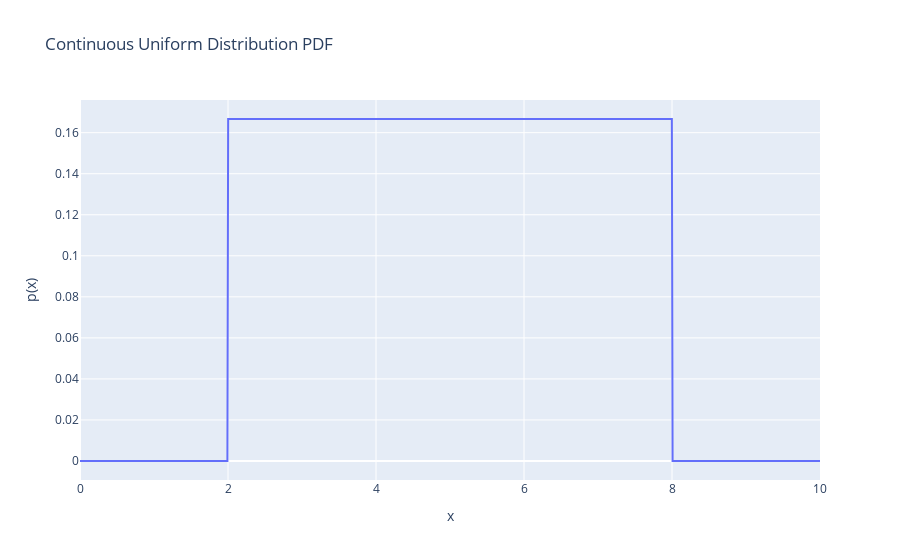

Notebook source saved alongside this figure:
### Markdown cell above
## Continue Random Variabelen

Voor continue random variabelen gebruiken we een **Probability Density Function (PDF)** in plaats van een PMF. De PDF geeft geen directe kans, maar een kansdichtheid. We moeten integreren om de eigenlijke kans te berekenen.

### Uniforme verdeling

Een continue uniforme verdeling op interval $[a, b]$ heeft PDF:

$$
u(x; a, b) = \begin{cases}
\frac{1}{b-a} & \text{als } x \in [a,b] \\
0 & \text{anders}
\end{cases}
$$

## ✍️
Implementeer en visualiseer een uniforme verdeling op interval $[2, 8]$.

### Code cell
# Define uniform distribution parameters
a, b = 2, 8

# Create x values for plotting
x = np.linspace(0, 10, 1000)
pdf = np.where((x >= a) & (x <= b), 1 / (b - a), 0)

# Plot the PDF
df = pd.DataFrame({"x": x, "p(x)": pdf})
fig = px.line(df, x="x", y="p(x)", title="Continuous Uniform Distribution PDF")
fig.show()

print(f"PDF height in [{a},{b}]: {1 / (b - a):.4f}")
print(f"Total probability (integral over domain): {(b - a) * (1 / (b - a)):.1f}")

### Figure 1 — Plotly figure (JSON) as saved in the notebook; plotly's stock layout.template omitted (floating-point values rounded to 4 significant figures; data arrays with more than 128 entries replaced by an {"elided": "..."} marker saying what was removed)
{"data": [{"hovertemplate": "x=%{x}<br>p(x)=%{y}<extra></extra>", "legendgroup": "", "line": {"color": "#636efa", "dash": "solid"}, "marker": {"symbol": "circle"}, "mode": "lines", "name": "", "orientation": "v", "showlegend": false, "type": "scatter", "x": {"elided": "1000 float values"}, "xaxis": "x", "y": {"elided": "1000 float values"}, "yaxis": "y"}], "layout": {"legend": {"tracegroupgap": 0}, "title": {"text": "Continuous Uniform Distribution PDF"}, "xaxis": {"anchor": "y", "domain": [0, 1], "title": {"text": "x"}}, "yaxis": {"anchor": "x", "domain": [0, 1], "title": {"text": "p(x)"}}}}
